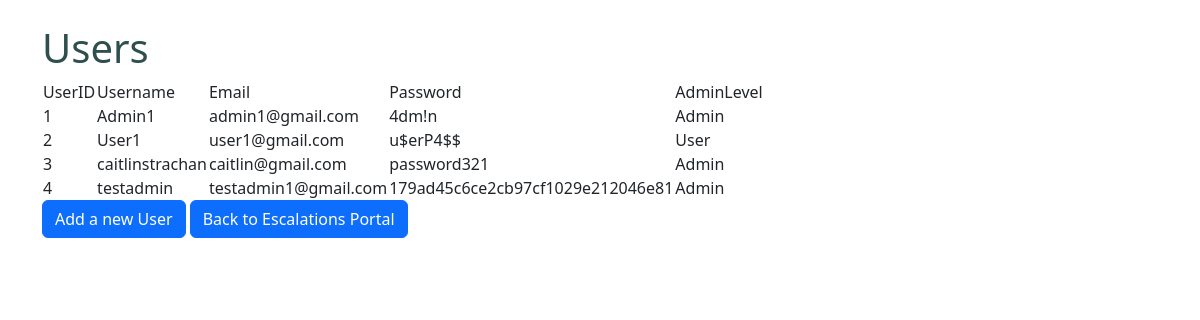
The page /users (signed in) on the database its author committed.
### tables this page shows
CREATE TABLE USERS
         (UserID INTEGER PRIMARY KEY AUTOINCREMENT NOT NULL,
          Username           TEXT    NOT NULL,
          Email              VARCHAR(50)    NOT NULL,
          Password           VARCHAR(50)    NOT NULL,
          AdminLevel         TEXT    NOT NULL);

### TicketSystem/views.py (the view)
@app.route("/users")
def users():
    conn = get_db_connection()
    cursor = conn.cursor()
    cursor.execute('SELECT * FROM USERS')
    users = cursor.fetchall()
    adminLevel = session['adminLevel']
    if 'Admin' in adminLevel:
       return render_template("users.html", users=users)
    else:
       return render_template("notAdminErrorPage.html")

### TicketSystem/views.py (called while the page is built)
def get_db_connection():
    conn = sql.connect('ticketdb.db')
    conn.row_factory = sql.Row
    return conn

### TicketSystem/templates/users.html (shortened to what this page needs)
﻿<!DOCTYPE html>
{% extends 'base.html' %}
{% block content%}
<body>
    <h1>Users</h1>
    <table>
        <thead>
        <td>UserID</td>
        <td>Username</td>
        <td>Email</td>
        <td>Password</td>
        <td>AdminLevel</td>
        </thead>
        {% for user in users %}
        <tr>
            <td>{{user["UserID"]}}</td>
            <td>{{user["Username"]}}</td>
            <td>{{user["Email"]}}</td>
            <td>{{user["Password"]}}</td>
            <td>{{user["AdminLevel"]}}</td>
        </tr>
        {% endfor %}
    </table>
    <a href="newuser" class="btn btn-primary">Add a new User</a>
    <a href="dashboard" class="btn btn-primary">Back to Escalations Portal</a>
</body>
{% endblock %}

### TicketSystem/templates/base.html (shortened to what this page needs)
<link href="{{ url_for('static', filename='css/style.css')}}" rel="stylesheet" />
<!doctype html>
<html lang="en">
<head>
    <link href="https://cdn.jsdelivr.net/npm/bootstrap@5.2.0/dist/css/bootstrap.min.css" rel="stylesheet">
</head>
<body>
    <br />
    <div class="container">
        {% block content%}
        {% endblock %}
    </div>
</body>
</html>

### TicketSystem/static/css/style.css (style rules this page uses)
h1 { color: darkslategray; font-size:60px; }
body { background: #f4f4f4; }

### rows shown on the page
USERS: UserID "1", Username "Admin1", Email "admin1@gmail.com", Password "4dm!n", AdminLevel "Admin"
USERS: UserID "2", Username "User1", Email "user1@gmail.com", Password "u$erP4$$", AdminLevel "User"
USERS: UserID "3", Username "caitlinstrachan", Email "caitlin@gmail.com", Password "password321", AdminLevel "Admin"
USERS: UserID "4", Username "testadmin", Email "testadmin1@gmail.com", Password "179ad45c6ce2cb97cf1029e212046e81", AdminLevel "Admin"
